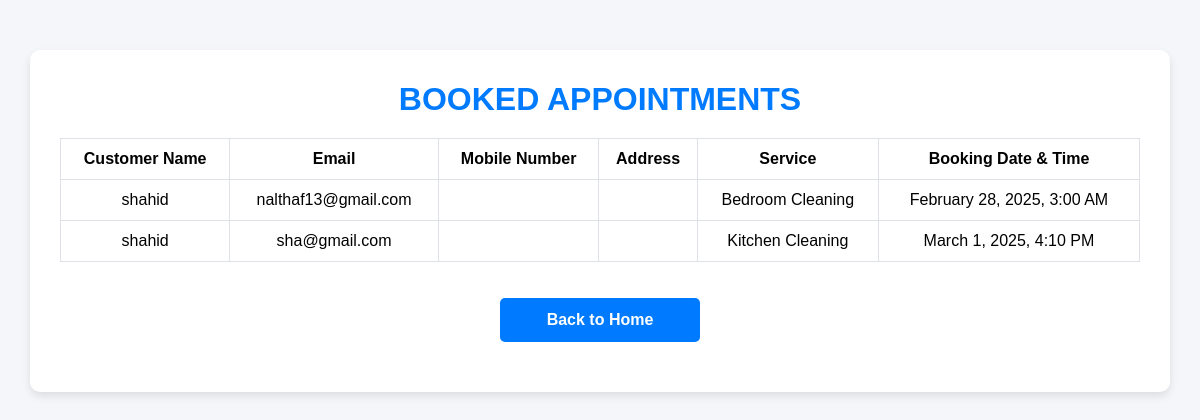
Page /view_bookings/ (signed in) on the earlier database version.
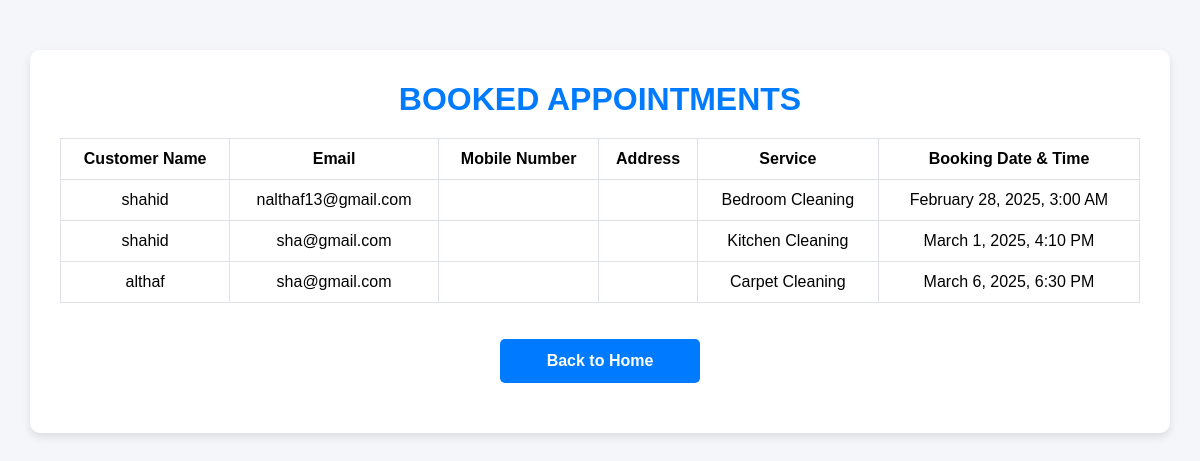
Same page on the later database version.
### app/models.py (models this page shows, shortened)
class Appointment(models.Model):
    user = models.ForeignKey(User, on_delete=models.CASCADE, related_name='appointments')
    name = models.CharField(max_length=100)
    email = models.EmailField()
    service = models.CharField(max_length=100)
    date = models.DateTimeField()

### app/views.py (the view)
# urls.py: path('view_bookings/', views.view_bookings, name='view_bookings'),
def view_bookings(request):
    appointments = Appointment.objects.filter(user=request.user)
    return render(request, 'user/view_bookings.html', {'appointments': appointments})

### templates/user/view_bookings.html (shortened to what this page needs)
<!DOCTYPE html>
<html lang="en">
<head>
    <link href="https://cdn.jsdelivr.net/npm/bootstrap@5.3.3/dist/css/bootstrap.min.css" rel="stylesheet">
</head>
<body>
    <div class="container">
        <h2>Booked Appointments</h2>
        <div class="table-responsive">
            <table class="table table-bordered">
                <thead>
                    <tr>
                        <th>Customer Name</th>
                        <th>Email</th>
                        <th>Mobile Number</th>
                        <th>Address</th>
                        <th>Service</th>
                        <th>Booking Date & Time</th>
                    </tr>
                </thead>
                <tbody>
                    {% for appointment in appointments %}
                        <tr>
                            <td>{{ appointment.name }}</td>
                            <td>{{ appointment.email }}</td>
                            <td>{{ appointment.mobile }}</td>
                            <td>{{ appointment.address }}</td>
                            <td>{{ appointment.service }}</td>
                            <td>{{ appointment.date|date:"F j, Y, g:i A" }}</td>
                        </tr>
                    {% empty %}
                        <tr>
                            <td colspan="6">No appointments found.</td>
                        </tr>
                    {% endfor %}
                </tbody>
            </table>
        </div>
        <a href="/" class="btn-back">Back to Home</a>
    </div>
</body>
</html>

Differences in the rows shown:
added Appointment: name "althaf", email "sha@gmail.com", service "Carpet Cleaning", date "March 6, 2025, 6:30 PM"
